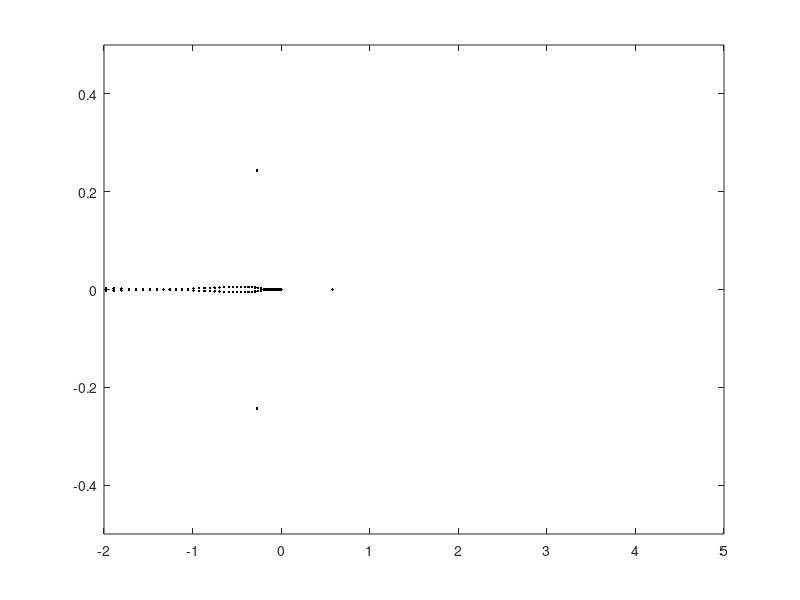

Source code (MATLAB):
% p1.m: Fourier collocation method for the eigenvalue spectrum of
% the Zakharov-Shabat system, output shown in Fig. 2.2(a)
clc;clf;close all;clear all;
  N=500; L=200; Nx=2*N;         % number of Fourier modes is 2N+1
  dx=L/Nx; x=-L/2:dx:L/2-dx; k0=2*pi/L;
  A=2;x0=1.2;alpha=-0.9;
 g=A*(exp(-(x+x0).^2)+exp(-(x-x0).^2));                % potential function
 gx=-2*A*(x+x0).*exp(-(x+x0).^2)-2*A*(x-x0).*exp(-(x-x0).^2);
 V=g.^2+alpha*g+i*gx;
  for n=-N:1:N
     C(n+N+1)=dx*sum(V.*exp(-i*k0*n*x))/L;
  end
  B1=-k0^2*diag([-N:N])^2; 
  B2=toeplitz([C(N+1:2*N+1) zeros(1,N)],[C(N+1:-1:1) zeros(1,N)]); 
  M=B1+B2;
[vector,eigvalues]=eig(M);          % calculate eigenvalues
eigv=diag(eigvalues);
% vector
plot(real(eigvalues),imag(eigvalues), 'k.') ,axis([-2 5 -0.5 0.5])
eigvalues(find(real(eigvalues)>0))